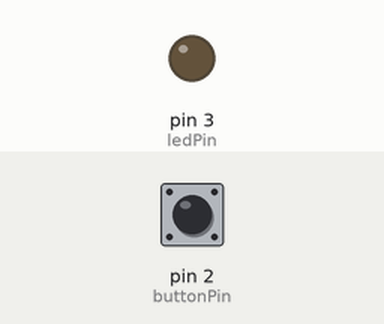
Simulated run of this sketch. Board: Arduino Uno, built with avr-gcc and run on an emulated ATmega328P. Shown: output pins drawn as LEDs (lit = HIGH). The inputs (shaded band) are chosen by the test bench; at power-on: pin 2 (buttonPin) LOW. What the sketch prints to the serial monitor is not drawn.

Above: at 1.2 s.
1.3 s: pin 2 (buttonPin) pulled HIGH for 0.15 s
At 2.4 s:
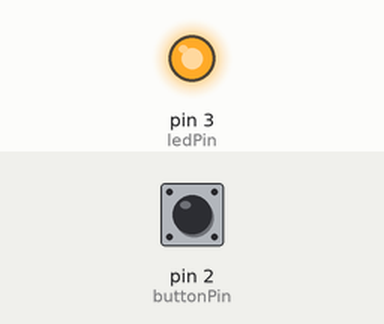
7.2 s: pin 2 (buttonPin) pulled HIGH for 3.2 s
At 11.79 s:
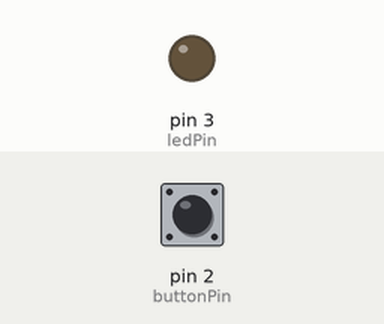
11.9 s: pin 2 (buttonPin) driven HIGH
At 13.0 s:
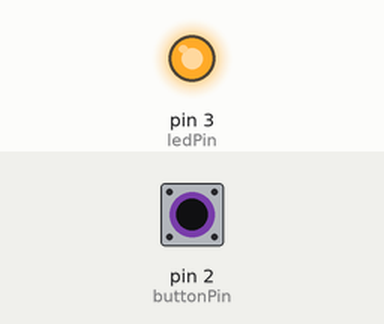
14.9 s: pin 2 (buttonPin) driven LOW
At 17.0 s:
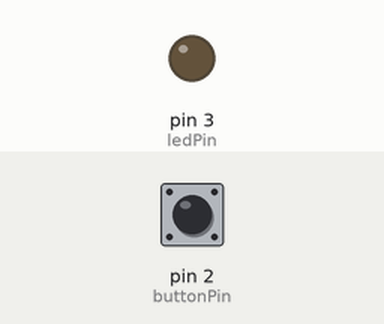
Timing chart, 0 to 18.5 s (numbered marks = the images above; inputs shaded):
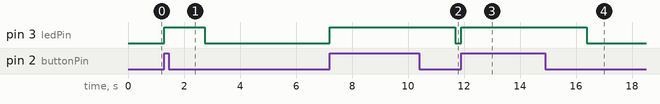

The sketch:

amogus.ino
```cpp
const int buttonPin = 2;
const int ledPin = 3;

String mogusLine1 = "⠀⠀⠀⠀⠀⠀⠀⠀⠀⠀⠀⣠⣴⣶⣿⣿⣷⣶⣄⣀⣀⠀⠀⠀⠀⠀⠀⠀⠀⠀";
String mogusLine2 = "⠀⠀⠀⠀⠀⠀⠀⠀⠀⣰⣾⣿⣿⡿⢿⣿⣿⣿⣿⣿⣿⣿⣷⣦⡀⠀⠀⠀";
String mogusLine3 = "⠀⠀⠀⠀⠀⠀⠀⢀⣾⣿⣿⡟⠁⣰⣿⣿⣿⡿⠿⠻⠿⣿⣿⣿⣿⣧⠀⠀⠀⠀";
String mogusLine4 = "⠀⠀⠀⠀⠀⠀⠀⣾⣿⣿⠏⠀⣴⣿⣿⣿⠉⠀⠀⠀⠀⠀⠈⢻⣿⣿⣇⠀⠀⠀";
String mogusLine5 = "⠀⠀⠀⠀⢀⣠⣼⣿⣿⡏⠀⢠⣿⣿⣿⠇⠀⠀⠀⠀⠀⠀⠀⠈⣿⣿⣿⡀⠀⠀";
String mogusLine6 = "⠀⠀⠀⣰⣿⣿⣿⣿⣿⡇⠀⢸⣿⣿⣿⡀⠀⠀⠀⠀⠀⠀⠀⠀⣿⣿⣿⡇⠀⠀";
String mogusLine7 = "⠀⠀⢰⣿⣿⡿⣿⣿⣿⡇⠀⠘⣿⣿⣿⣧⠀⠀⠀⠀⠀⠀⢀⣸⣿⣿⣿⠁⠀⠀";
String mogusLine8 = "⠀⠀⣿⣿⣿⠁⣿⣿⣿⡇⠀⠀⠻⣿⣿⣿⣷⣶⣶⣶⣶⣶⣿⣿⣿⣿⠃⠀⠀⠀";
String mogusLine9 = "⠀⢰⣿⣿⡇⠀⣿⣿⣿⠀⠀⠀⠀⠈⠻⣿⣿⣿⣿⣿⣿⣿⣿⣿⠟⠁⠀⠀⠀⠀";
String mogusLine10 = "⠀⢸⣿⣿⡇⠀⣿⣿⣿⠀⠀⠀⠀⠀⠀⠀⠉⠛⠛⠛⠉⢉⣿⣿⠀⠀⠀⠀⠀⠀";
String mogusLine11 = "⠀⢸⣿⣿⣇⠀⣿⣿⣿⠀⠀⠀⠀⠀⢀⣤⣤⣤⡀⠀⠀⢸⣿⣿⣿⣷⣦⠀⠀⠀";
String mogusLine12 = "⠀⠀⢻⣿⣿⣶⣿⣿⣿⠀⠀⠀⠀⠀⠈⠻⣿⣿⣿⣦⡀⠀⠉⠉⠻⣿⣿⡇⠀⠀";
String mogusLine13 = "⠀⠀⠀⠛⠿⣿⣿⣿⣿⣷⣤⡀⠀⠀⠀⠀⠈⠹⣿⣿⣇⣀⠀⣠⣾⣿⣿⡇⠀⠀";
String mogusLine14 = "⠀⠀⠀⠀⠀⠀⠹⣿⣿⣿⣿⣦⣤⣤⣤⣤⣾⣿⣿⣿⣿⣿⣿⣿⣿⡟⠀⠀⠀";
String mogusLine15 = "⠀⠀⠀⠀⠀⠀⠀⠀⠀⠉⠻⢿⣿⣿⣿⣿⣿⣿⠿⠋⠉⠛⠋⠉⠉⠁⠀⠀⠀⠀";
String mogusLine16 = "⠀⠀⠀⠀⠀⠀⠀⠀⠀⠀⠀⠀⠀⠈⠉⠉⠉⠁";

bool buttonPressed = false;

void setup() {
  Serial.begin(9600);
  pinMode(buttonPin, INPUT);
  pinMode(ledPin, OUTPUT);
}

void loop() {

  if(digitalRead(buttonPin) == HIGH) {
    digitalWrite(ledPin, HIGH);
    buttonPressed = true;
  }
  else{
    digitalWrite(ledPin, LOW);
    buttonPressed = false;
  }

  if(buttonPressed){
    WriteMogus();
  }

  SerialCommands();

}

void SerialCommands(){
  if(Serial.available()) {
    String command = Serial.readString();

      if(command.length() > 0) {
        Serial.println("Executando: WriteMogus()");
        delay(100);
        WriteMogus();
        delay(500);
        Serial.println("WriteMogus() executado com sucesso");
      }
  }
}

void WriteMogus(){
      Serial.println("Curvem-se perante o amogus");
      Serial.println(" ");
      Serial.println("⠀⠀⠀⠀⠀⠀⠀⠀⠀⠀⠀⣠⣴⣶⣿⣿⣷⣶⣄⣀⣀⠀⠀⠀⠀⠀⠀⠀⠀⠀");
      Serial.println("⠀⠀⠀⠀⠀⠀⠀⠀⠀⣰⣾⣿⣿⡿⢿⣿⣿⣿⣿⣿⣿⣿⣷⣦⡀⠀⠀⠀");
      Serial.println("⠀⠀⠀⠀⠀⠀⠀⢀⣾⣿⣿⡟⠁⣰⣿⣿⣿⡿⠿⠻⠿⣿⣿⣿⣿⣧⠀⠀⠀⠀");
      Serial.println("⠀⠀⠀⠀⠀⠀⠀⣾⣿⣿⠏⠀⣴⣿⣿⣿⠉⠀⠀⠀⠀⠀⠈⢻⣿⣿⣇⠀⠀⠀");
      Serial.println("⠀⠀⠀⠀⢀⣠⣼⣿⣿⡏⠀⢠⣿⣿⣿⠇⠀⠀⠀⠀⠀⠀⠀⠈⣿⣿⣿⡀⠀⠀");
      Serial.println("⠀⠀⠀⣰⣿⣿⣿⣿⣿⡇⠀⢸⣿⣿⣿⡀⠀⠀⠀⠀⠀⠀⠀⠀⣿⣿⣿⡇⠀⠀");
      Serial.println("⠀⠀⢰⣿⣿⡿⣿⣿⣿⡇⠀⠘⣿⣿⣿⣧⠀⠀⠀⠀⠀⠀⢀⣸⣿⣿⣿⠁⠀⠀");
      Serial.println("⠀⠀⣿⣿⣿⠁⣿⣿⣿⡇⠀⠀⠻⣿⣿⣿⣷⣶⣶⣶⣶⣶⣿⣿⣿⣿⠃⠀⠀⠀");
      Serial.println("⠀⢰⣿⣿⡇⠀⣿⣿⣿⠀⠀⠀⠀⠈⠻⣿⣿⣿⣿⣿⣿⣿⣿⣿⠟⠁⠀⠀⠀⠀");
      Serial.println("⠀⢸⣿⣿⡇⠀⣿⣿⣿⠀⠀⠀⠀⠀⠀⠀⠉⠛⠛⠛⠉⢉⣿⣿⠀⠀⠀⠀⠀⠀");
      Serial.println("⠀⢸⣿⣿⣇⠀⣿⣿⣿⠀⠀⠀⠀⠀⢀⣤⣤⣤⡀⠀⠀⢸⣿⣿⣿⣷⣦⠀⠀⠀");
      Serial.println("⠀⠀⢻⣿⣿⣶⣿⣿⣿⠀⠀⠀⠀⠀⠈⠻⣿⣿⣿⣦⡀⠀⠉⠉⠻⣿⣿⡇⠀⠀");
      Serial.println("⠀⠀⠀⠛⠿⣿⣿⣿⣿⣷⣤⡀⠀⠀⠀⠀⠈⠹⣿⣿⣇⣀⠀⣠⣾⣿⣿⡇⠀⠀");
      Serial.println("⠀⠀⠀⠀⠀⠀⠹⣿⣿⣿⣿⣦⣤⣤⣤⣤⣾⣿⣿⣿⣿⣿⣿⣿⣿⡟⠀⠀⠀");
      Serial.println("⠀⠀⠀⠀⠀⠀⠀⠀⠀⠉⠻⢿⣿⣿⣿⣿⣿⣿⠿⠋⠉⠛⠋⠉⠉⠁⠀⠀⠀⠀");
      Serial.println("⠀⠀⠀⠀⠀⠀⠀⠀⠀⠀⠀⠀⠀⠈⠉⠉⠉⠁");
}
```

Measured:
- after the input at 1.3 s, pin 3 (ledPin): LOW → HIGH at once, → LOW 1.4 s later
- after the input at 7.2 s, pin 3 (ledPin): LOW → HIGH at once, → LOW 4.5 s later
- after the input at 11.9 s, pin 3 (ledPin): LOW → HIGH at once
- after the input at 14.9 s, pin 3 (ledPin): HIGH → LOW after 1.5 s
